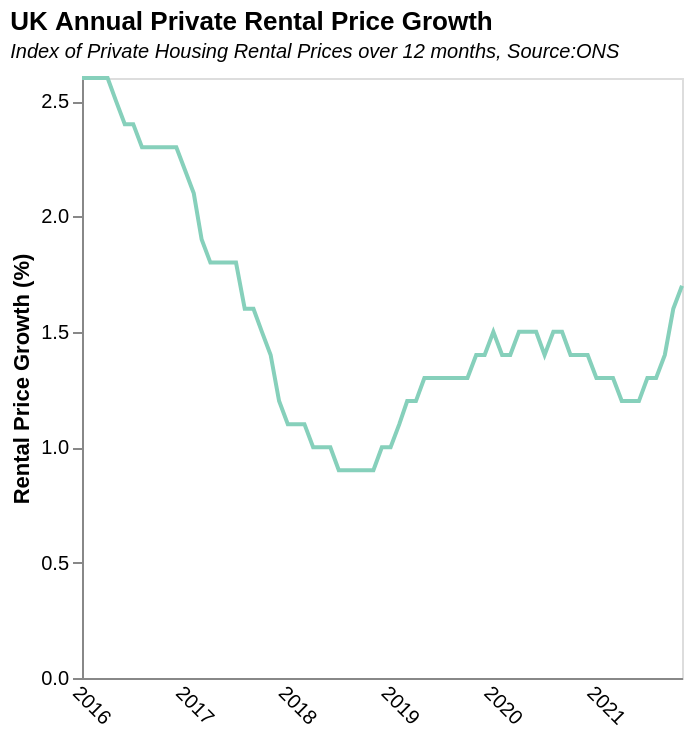

Source (Vega-Lite JSON):
### Vega-Lite specification from a JSON file in a GitHub repository (floating-point values rounded to 4 significant figures)
{"$schema": "https://vega.github.io/schema/vega-lite/v5.json", "title": {"text": "UK Annual Private Rental Price Growth", "subtitle": "Index of Private Housing Rental Prices over 12 months, Source:ONS", "subtitleFontStyle": "italic", "subtitleFontSize": 10, "anchor": "start", "color": "black"}, "data": {"values": [{"Date": "2016-01-01", "UK Rental Price Growth": 2.6}, {"Date": "2016-02-01", "UK Rental Price Growth": 2.6}, {"Date": "2016-03-01", "UK Rental Price Growth": 2.6}, {"Date": "2016-04-01", "UK Rental Price Growth": 2.6}, {"Date": "2016-05-01", "UK Rental Price Growth": 2.5}, {"Date": "2016-06-01", "UK Rental Price Growth": 2.4}, {"Date": "2016-07-01", "UK Rental Price Growth": 2.4}, {"Date": "2016-08-01", "UK Rental Price Growth": 2.3}, {"Date": "2016-09-01", "UK Rental Price Growth": 2.3}, {"Date": "2016-10-01", "UK Rental Price Growth": 2.3}, {"Date": "2016-11-01", "UK Rental Price Growth": 2.3}, {"Date": "2016-12-01", "UK Rental Price Growth": 2.3}, {"Date": "2017-01-01", "UK Rental Price Growth": 2.2}, {"Date": "2017-02-01", "UK Rental Price Growth": 2.1}, {"Date": "2017-03-01", "UK Rental Price Growth": 1.9}, {"Date": "2017-04-01", "UK Rental Price Growth": 1.8}, {"Date": "2017-05-01", "UK Rental Price Growth": 1.8}, {"Date": "2017-06-01", "UK Rental Price Growth": 1.8}, {"Date": "2017-07-01", "UK Rental Price Growth": 1.8}, {"Date": "2017-08-01", "UK Rental Price Growth": 1.6}, {"Date": "2017-09-01", "UK Rental Price Growth": 1.6}, {"Date": "2017-10-01", "UK Rental Price Growth": 1.5}, {"Date": "2017-11-01", "UK Rental Price Growth": 1.4}, {"Date": "2017-12-01", "UK Rental Price Growth": 1.2}, {"Date": "2018-01-01", "UK Rental Price Growth": 1.1}, {"Date": "2018-02-01", "UK Rental Price Growth": 1.1}, {"Date": "2018-03-01", "UK Rental Price Growth": 1.1}, {"Date": "2018-04-01", "UK Rental Price Growth": 1}, {"Date": "2018-05-01", "UK Rental Price Growth": 1}, {"Date": "2018-06-01", "UK Rental Price Growth": 1}, {"Date": "2018-07-01", "UK Rental Price Growth": 0.9}, {"Date": "2018-08-01", "UK Rental Price Growth": 0.9}, {"Date": "2018-09-01", "UK Rental Price Growth": 0.9}, {"Date": "2018-10-01", "UK Rental Price Growth": 0.9}, {"Date": "2018-11-01", "UK Rental Price Growth": 0.9}, {"Date": "2018-12-01", "UK Rental Price Growth": 1}, {"Date": "2019-01-01", "UK Rental Price Growth": 1}, {"Date": "2019-02-01", "UK Rental Price Growth": 1.1}, {"Date": "2019-03-01", "UK Rental Price Growth": 1.2}, {"Date": "2019-04-01", "UK Rental Price Growth": 1.2}, {"Date": "2019-05-01", "UK Rental Price Growth": 1.3}, {"Date": "2019-06-01", "UK Rental Price Growth": 1.3}, {"Date": "2019-07-01", "UK Rental Price Growth": 1.3}, {"Date": "2019-08-01", "UK Rental Price Growth": 1.3}, {"Date": "2019-09-01", "UK Rental Price Growth": 1.3}, {"Date": "2019-10-01", "UK Rental Price Growth": 1.3}, {"Date": "2019-11-01", "UK Rental Price Growth": 1.4}, {"Date": "2019-12-01", "UK Rental Price Growth": 1.4}, {"Date": "2020-01-01", "UK Rental Price Growth": 1.5}, {"Date": "2020-02-01", "UK Rental Price Growth": 1.4}, {"Date": "2020-03-01", "UK Rental Price Growth": 1.4}, {"Date": "2020-04-01", "UK Rental Price Growth": 1.5}, {"Date": "2020-05-01", "UK Rental Price Growth": 1.5}, {"Date": "2020-06-01", "UK Rental Price Growth": 1.5}, {"Date": "2020-07-01", "UK Rental Price Growth": 1.4}, {"Date": "2020-08-01", "UK Rental Price Growth": 1.5}, {"Date": "2020-09-01", "UK Rental Price Growth": 1.5}, {"Date": "2020-10-01", "UK Rental Price Growth": 1.4}, {"Date": "2020-11-01", "UK Rental Price Growth": 1.4}, {"Date": "2020-12-01", "UK Rental Price Growth": 1.4}, {"Date": "2021-01-01", "UK Rental Price Growth": 1.3}, {"Date": "2021-02-01", "UK Rental Price Growth": 1.3}, {"Date": "2021-03-01", "UK Rental Price Growth": 1.3}, {"Date": "2021-04-01", "UK Rental Price Growth": 1.2}, {"Date": "2021-05-01", "UK Rental Price Growth": 1.2}, {"Date": "2021-06-01", "UK Rental Price Growth": 1.2}, {"Date": "2021-07-01", "UK Rental Price Growth": 1.3}, {"Date": "2021-08-01", "UK Rental Price Growth": 1.3}, {"Date": "2021-09-01", "UK Rental Price Growth": 1.4}, {"Date": "2021-10-01", "UK Rental Price Growth": 1.6}, {"Date": "2021-11-01", "UK Rental Price Growth": 1.7}]}, "height": 300, "width": 300, "mark": {"type": "line", "color": "#86d0bb"}, "encoding": {"x": {"field": "Date", "type": "temporal", "axis": {"title": null, "grid": false, "ticks": false, "labelAngle": 45}}, "y": {"field": "UK Rental Price Growth", "type": "quantitative", "title": "Rental Price Growth (%)", "axis": {"grid": false}}}, "config": {}}
